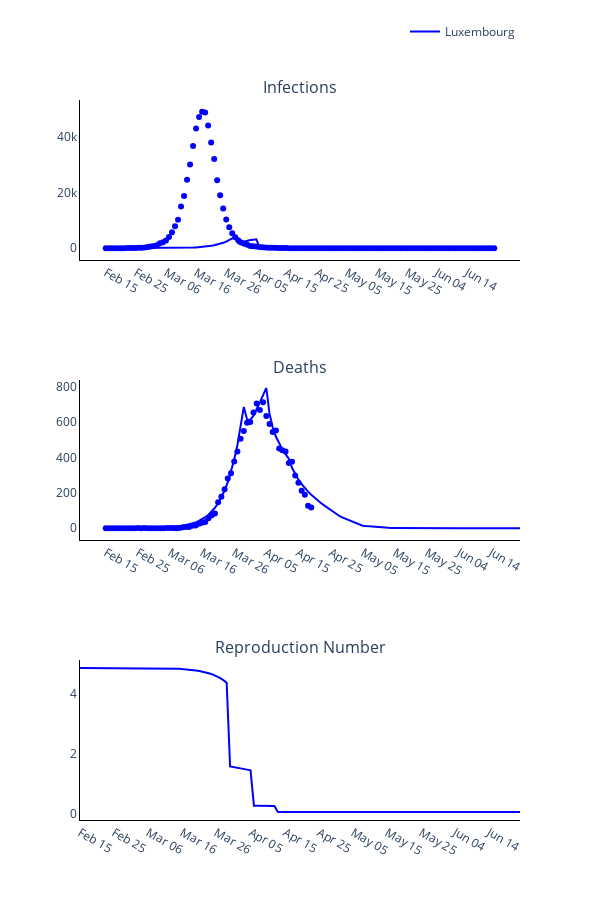

Notebook source saved alongside this figure:
### Code cell
# Trace names - represent the solver used for the simulation
trace_name = regions
titles = ['Infections', 'Deaths', 'Reproduction Number']

fig = go.Figure()
fig = make_subplots(rows=len(titles), cols=1, subplot_titles=tuple(titles), horizontal_spacing = 0.15)

# Plot (continuous predicted timeline and pointwise observed numbers each day)
for r, region in enumerate(regions):
    # Plot of infections
    fig.add_trace(
        go.Scatter(
            x=times,
            y=new_infec_pred[r].tolist(),
            mode='lines',
            name=trace_name[r],
            line_color=colours[r]
        ),
        row= 1,
        col= 1
    )

    fig.add_trace(
        go.Scatter(
            x=times,
            y=np.sum(cases_data[r], axis=1).tolist(),
            mode='markers',
            name=trace_name[r],
            showlegend=False,
            line_color=colours[r]
        ),
        row= 1,
        col= 1
    )

    # Plot deaths
    fig.add_trace(
        go.Scatter(
            x=times,
            y=deaths_pred[r].tolist(),
            mode='lines',
            name=trace_name[r],
            showlegend=False,
            line_color=colours[r]
        ),
        row= 2,
        col= 1
    )

    fig.add_trace(
        go.Scatter(
            x=deaths_times,
            y=np.sum(deaths_data[r], axis=1).tolist(),
            mode='markers',
            name=trace_name[r],
            showlegend=False,
            line_color=colours[r]
        ),
        row= 2,
        col= 1
    )

    # Plot reproduction number
    fig.add_trace(
        go.Scatter(
            x=times,
            y=reprod_num_pred[r].tolist(),
            mode='lines',
            name=trace_name[r],
            showlegend=False,
            line_color=colours[r]
        ),
        row= 3,
        col= 1
    )

# Add axis labels
fig.update_layout(
    width=600, 
    height=900,
    plot_bgcolor='white',
    xaxis=dict(
        linecolor='black',
        tickvals=np.arange(1, total_days, 10).tolist(),
        ticktext=['Feb 15', 'Feb 25', 'Mar 06', 'Mar 16', 'Mar 26', 'Apr 05', 'Apr 15', 'Apr 25', 'May 05', 'May 15', 'May 25', 'Jun 04', 'Jun 14', 'Jun 24']),
    yaxis=dict(linecolor='black'),
    xaxis2=dict(
        linecolor='black',
        tickvals=np.arange(1, total_days, 10).tolist(),
        ticktext=['Feb 15', 'Feb 25', 'Mar 06', 'Mar 16', 'Mar 26', 'Apr 05', 'Apr 15', 'Apr 25', 'May 05', 'May 15', 'May 25', 'Jun 04', 'Jun 14', 'Jun 24']),
    yaxis2=dict(linecolor='black'),
    xaxis3=dict(
        linecolor='black',
        tickvals=np.arange(1, total_days, 10).tolist(),
        ticktext=['Feb 15', 'Feb 25', 'Mar 06', 'Mar 16', 'Mar 26', 'Apr 05', 'Apr 15', 'Apr 25', 'May 05', 'May 15', 'May 25', 'Jun 04', 'Jun 14', 'Jun 24']),
    yaxis3=dict(linecolor='black'),
    legend=dict(
        orientation='h',
        yanchor="bottom",
        y=1.075,
        xanchor="right",
        x=1)
    )

fig.write_image('images/Figure-PHE-optimisation.pdf')
fig.show()

### Figure 1 — Plotly figure (JSON) as saved in the notebook; plotly's stock layout.template omitted (floating-point values rounded to 4 significant figures; data arrays with more than 128 entries replaced by an {"elided": "..."} marker saying what was removed)
{"data": [{"line": {"color": "blue"}, "mode": "lines", "name": "Luxembourg", "type": "scatter", "x": {"elided": "130 int values"}, "xaxis": "x", "y": {"elided": "130 float values"}, "yaxis": "y"}, {"line": {"color": "blue"}, "mode": "markers", "name": "Luxembourg", "showlegend": false, "type": "scatter", "x": {"elided": "130 int values"}, "xaxis": "x", "y": {"elided": "130 int values"}, "yaxis": "y"}, {"line": {"color": "blue"}, "mode": "lines", "name": "Luxembourg", "showlegend": false, "type": "scatter", "x": {"elided": "130 int values"}, "xaxis": "x2", "y": {"elided": "130 float values"}, "yaxis": "y2"}, {"line": {"color": "blue"}, "mode": "markers", "name": "Luxembourg", "showlegend": false, "type": "scatter", "x": [1, 2, 3, 4, 5, 6, 7, 8, 9, 10, 11, 12, 13, 14, 15, 16, 17, 18, 19, 20, 21, 22, 23, 24, 25, 26, 27, 28, 29, 30, 31, 32, 33, 34, 35, 36, 37, 38, 39, 40, 41, 42, 43, 44, 45, 46, 47, 48, 49, 50, 51, 52, 53, 54, 55, 56, 57, 58, 59, 60, 61, 62, 63, 64, 65], "xaxis": "x2", "y": {"elided": "130 int values"}, "yaxis": "y2"}, {"line": {"color": "blue"}, "mode": "lines", "name": "Luxembourg", "showlegend": false, "type": "scatter", "x": {"elided": "130 int values"}, "xaxis": "x3", "y": {"elided": "130 float values"}, "yaxis": "y3"}], "layout": {"annotations": [{"font": {"size": 16}, "showarrow": false, "text": "Infections", "x": 0.5, "xanchor": "center", "xref": "paper", "y": 1, "yanchor": "bottom", "yref": "paper"}, {"font": {"size": 16}, "showarrow": false, "text": "Deaths", "x": 0.5, "xanchor": "center", "xref": "paper", "y": 0.6111, "yanchor": "bottom", "yref": "paper"}, {"font": {"size": 16}, "showarrow": false, "text": "Reproduction Number", "x": 0.5, "xanchor": "center", "xref": "paper", "y": 0.2222, "yanchor": "bottom", "yref": "paper"}], "height": 900, "legend": {"orientation": "h", "x": 1, "xanchor": "right", "y": 1.075, "yanchor": "bottom"}, "plot_bgcolor": "white", "width": 600, "xaxis": {"anchor": "y", "domain": [0, 1], "linecolor": "black", "ticktext": ["Feb 15", "Feb 25", "Mar 06", "Mar 16", "Mar 26", "Apr 05", "Apr 15", "Apr 25", "May 05", "May 15", "May 25", "Jun 04", "Jun 14", "Jun 24"], "tickvals": [1, 11, 21, 31, 41, 51, 61, 71, 81, 91, 101, 111, 121]}, "xaxis2": {"anchor": "y2", "domain": [0, 1], "linecolor": "black", "ticktext": ["Feb 15", "Feb 25", "Mar 06", "Mar 16", "Mar 26", "Apr 05", "Apr 15", "Apr 25", "May 05", "May 15", "May 25", "Jun 04", "Jun 14", "Jun 24"], "tickvals": [1, 11, 21, 31, 41, 51, 61, 71, 81, 91, 101, 111, 121]}, "xaxis3": {"anchor": "y3", "domain": [0, 1], "linecolor": "black", "ticktext": ["Feb 15", "Feb 25", "Mar 06", "Mar 16", "Mar 26", "Apr 05", "Apr 15", "Apr 25", "May 05", "May 15", "May 25", "Jun 04", "Jun 14", "Jun 24"], "tickvals": [1, 11, 21, 31, 41, 51, 61, 71, 81, 91, 101, 111, 121]}, "yaxis": {"anchor": "x", "domain": [0.7778, 1], "linecolor": "black"}, "yaxis2": {"anchor": "x2", "domain": [0.3889, 0.6111], "linecolor": "black"}, "yaxis3": {"anchor": "x3", "domain": [0, 0.2222], "linecolor": "black"}}}
